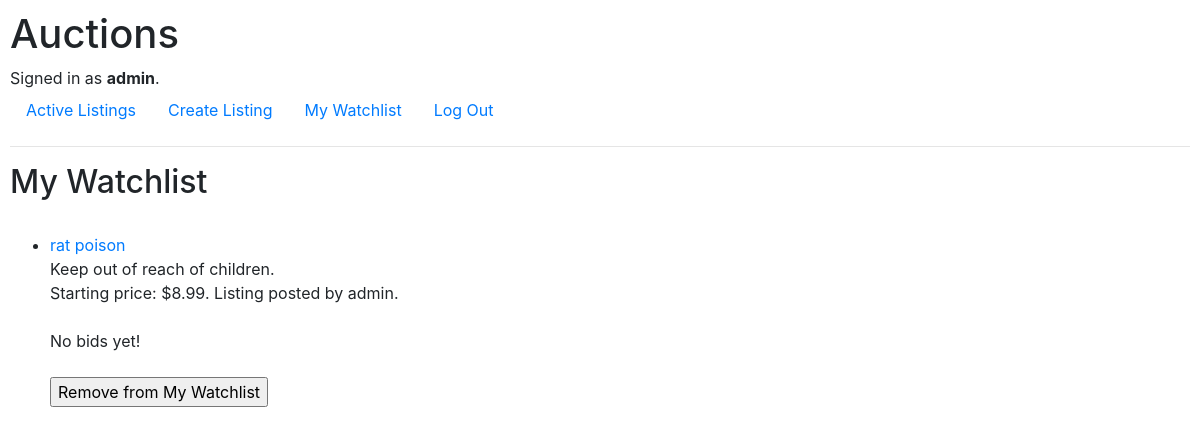
Page /my_watchlist (signed in) on the earlier database version.
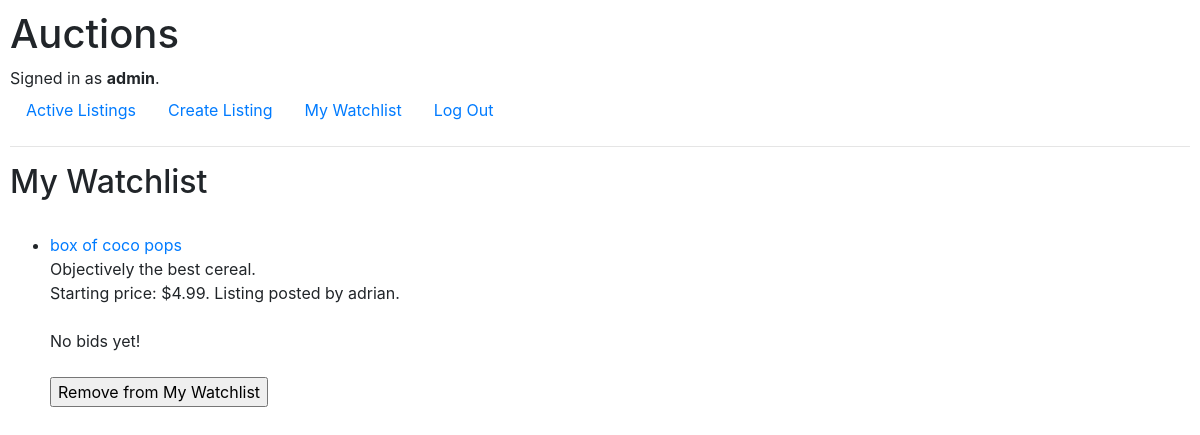
Same page on the later database version.
### auctions/models.py (models this page shows, shortened)
class User(AbstractUser):
    pass

class Watchlist(models.Model):
    watchlist_owned_by = models.ForeignKey(User, on_delete=models.CASCADE)
    item_watched = models.ForeignKey(AuctionListing, on_delete=models.CASCADE)

class AuctionListing(models.Model):
    listing_name = models.CharField(max_length=64)
    starting_price = models.DecimalField(max_digits=6, decimal_places=2)
    current_price = models.DecimalField(max_digits=6, decimal_places=2, default=0.00)
    listed_by = models.ForeignKey(User, on_delete=models.CASCADE)
    listing_description = models.TextField(max_length=5120)
    is_closed = models.BooleanField(default=False)

### auctions/views.py (the view)
# urls.py: path("my_watchlist", views.my_watchlist, name="my_watchlist"),
def my_watchlist(request):
    if request.method == 'POST':
        watched_item_id = request.POST.get('watched_item_id')
        item_to_remove = Watchlist.objects.get(id=watched_item_id)
        item_to_remove.delete()
        return redirect('my_watchlist')
    return render(request, "auctions/my_watchlist.html", {
        "watched_items": Watchlist.objects.filter(watchlist_owned_by=request.user)
    })

### auctions/templates/auctions/my_watchlist.html (shortened to what this page needs)
{% extends "auctions/layout.html" %}
{% block body %}
    <h2>My Watchlist</h2><br>
    {% for watched_item in watched_items %}
    <form action="{% url 'my_watchlist' %}" method="post">
    <ul>
        <li>
            <div><a href="{% url 'listing_info' watched_item.item_watched.listing_name %}">{{ watched_item.item_watched.listing_name }}</a></div>
            <div>{{ watched_item.item_watched.listing_description }}</div>
            <div>Starting price: ${{ watched_item.item_watched.starting_price }}. Listing posted by {{ watched_item.item_watched.listed_by }}.</div><br>
            {% if watched_item.item_watched.current_price == 0.00 %}
                <div>No bids yet!</div>
            {% else %}
                <div>Current price: ${{ watched_item.item_watched.current_price }}. Bid placed by </div>
            {% endif %}
            <br>
        </li>
        <input type="submit" name="remove_from_watchlist" value="Remove from My Watchlist">
    </ul>
    </form>
    {% endfor %}
{% endblock %}

### auctions/templates/auctions/layout.html (shortened to what this page needs)
{% load static %}
<!DOCTYPE html>
<html lang="en">
    <head>
        <link rel="stylesheet" href="https://stackpath.bootstrapcdn.com/bootstrap/4.4.1/css/bootstrap.min.css">
        <link href="{% static 'auctions/styles.css' %}" rel="stylesheet">
    </head>
    <body>
        <h1>Auctions</h1>
        <div>
            {% if user.is_authenticated %}
                Signed in as <strong>{{ user.username }}</strong>.
            {% else %}
                Not signed in.
            {% endif %}
        </div>
        <ul class="nav">
            <li class="nav-item">
                <a class="nav-link" href="{% url 'index' %}">Active Listings</a>
            </li>
            {% if user.is_authenticated %}
                <li class="nav-item">
                    <a class="nav-link" href="{% url 'create_listing' %}">Create Listing</a>
                </li>
                <li class="nav-item">
                    <a class="nav-link" href="{% url 'my_watchlist' %}">My Watchlist</a>
                </li>
                <li class="nav-item">
                    <a class="nav-link" href="{% url 'logout' %}">Log Out</a>
                </li>
            {% endif %}
        </ul>
        <hr>
        {% block body %}
        {% endblock %}
    </body>
</html>

### auctions/static/auctions/styles.css (style rules this page uses)
body { padding: 10px; }

Differences in the rows shown:
removed Watchlist: item_watched.listing_name "rat poison", item_watched.listing_description "Keep out of reach of children.", item_watched.starting_price "8.99", item_watched.listed_by "admin", shows "No bids yet!"
added Watchlist: item_watched.listing_name "box of coco pops", item_watched.listing_description "Objectively the best cereal.", item_watched.starting_price "4.99", item_watched.listed_by "adrian", shows "No bids yet!"
